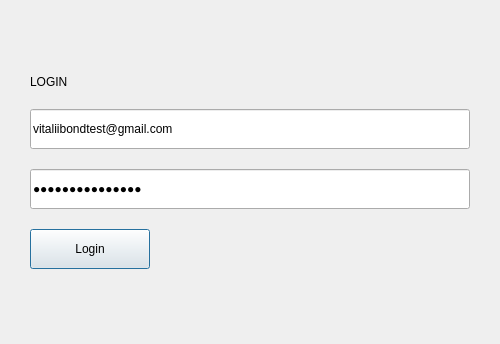
<?xml version="1.0" encoding="UTF-8"?>
<ui version="4.0">
 <class>LoginDlg</class>
 <widget class="QDialog" name="LoginDlg">
  <property name="windowModality">
   <enum>Qt::WindowModal</enum>
  </property>
  <property name="geometry">
   <rect>
    <x>0</x>
    <y>0</y>
    <width>500</width>
    <height>344</height>
   </rect>
  </property>
  <property name="windowTitle">
   <string>User Login</string>
  </property>
  <property name="styleSheet">
   <string notr="true"/>
  </property>
  <property name="modal">
   <bool>true</bool>
  </property>
  <layout class="QVBoxLayout" name="verticalLayout">
   <property name="spacing">
    <number>20</number>
   </property>
   <property name="leftMargin">
    <number>30</number>
   </property>
   <property name="rightMargin">
    <number>30</number>
   </property>
   <item>
    <spacer name="verticalSpacer">
     <property name="orientation">
      <enum>Qt::Vertical</enum>
     </property>
     <property name="sizeHint" stdset="0">
      <size>
       <width>20</width>
       <height>40</height>
      </size>
     </property>
    </spacer>
   </item>
   <item>
    <widget class="QLabel" name="loginLbl">
     <property name="sizePolicy">
      <sizepolicy hsizetype="Preferred" vsizetype="Fixed">
       <horstretch>0</horstretch>
       <verstretch>0</verstretch>
      </sizepolicy>
     </property>
     <property name="styleSheet">
      <string notr="true">font: 75 16pt &quot;Arial&quot;;</string>
     </property>
     <property name="text">
      <string>LOGIN</string>
     </property>
    </widget>
   </item>
   <item>
    <widget class="QLineEdit" name="emailEdt">
     <property name="minimumSize">
      <size>
       <width>0</width>
       <height>40</height>
      </size>
     </property>
     <property name="maximumSize">
      <size>
       <width>16777215</width>
       <height>40</height>
      </size>
     </property>
     <property name="styleSheet">
      <string notr="true">font: 12pt &quot;Arial&quot;;</string>
     </property>
     <property name="text">
      <string>vitaliibondtest@gmail.com</string>
     </property>
     <property name="placeholderText">
      <string>Email</string>
     </property>
    </widget>
   </item>
   <item>
    <widget class="QLineEdit" name="passwordEdt">
     <property name="minimumSize">
      <size>
       <width>0</width>
       <height>40</height>
      </size>
     </property>
     <property name="maximumSize">
      <size>
       <width>16777215</width>
       <height>40</height>
      </size>
     </property>
     <property name="styleSheet">
      <string notr="true">font: 12pt &quot;Arial&quot;;</string>
     </property>
     <property name="inputMask">
      <string/>
     </property>
     <property name="text">
      <string>vitaliibondtest</string>
     </property>
     <property name="echoMode">
      <enum>QLineEdit::Password</enum>
     </property>
     <property name="cursorPosition">
      <number>15</number>
     </property>
     <property name="placeholderText">
      <string>Password</string>
     </property>
    </widget>
   </item>
   <item>
    <widget class="QtMaterialRaisedButton" name="loginBtn">
     <property name="minimumSize">
      <size>
       <width>0</width>
       <height>40</height>
      </size>
     </property>
     <property name="maximumSize">
      <size>
       <width>120</width>
       <height>40</height>
      </size>
     </property>
     <property name="styleSheet">
      <string notr="true"/>
     </property>
     <property name="text">
      <string>Login</string>
     </property>
    </widget>
   </item>
   <item>
    <spacer name="verticalSpacer_2">
     <property name="orientation">
      <enum>Qt::Vertical</enum>
     </property>
     <property name="sizeHint" stdset="0">
      <size>
       <width>20</width>
       <height>40</height>
      </size>
     </property>
    </spacer>
   </item>
  </layout>
 </widget>
 <customwidgets>
  <customwidget>
   <class>QtMaterialRaisedButton</class>
   <extends>QPushButton</extends>
   <header>qtmaterialraisedbutton.h</header>
  </customwidget>
 </customwidgets>
 <resources/>
 <connections/>
</ui>
